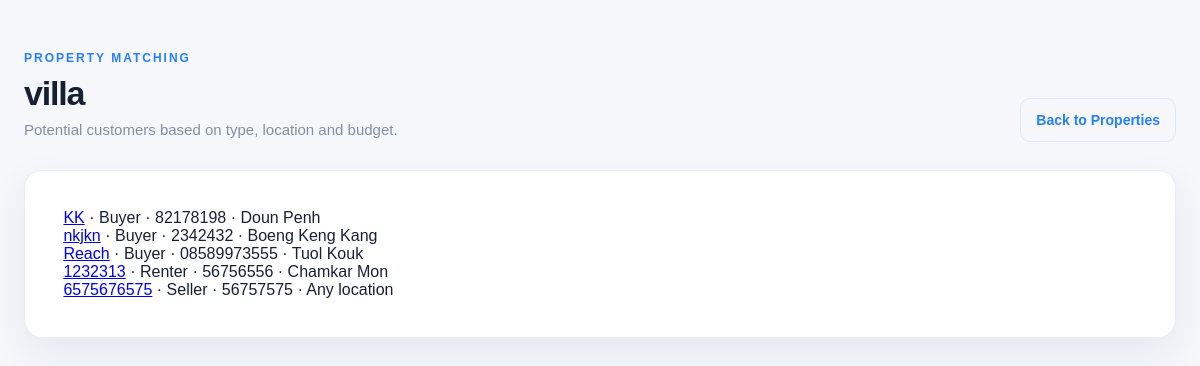
The page /crm/properties/12/interested-customers/ (signed in) on the database its author committed.
### properties/models.py (models this page shows, shortened)
class Property(models.Model):
    LISTING_TYPES = [
        ('SALE', 'For Sale'),
        ('RENT', 'For Rent'),
    ]
    PROPERTY_TYPES = [
        ('HOUSE', 'House'),
        ('VILLA', 'Villa'),
        ('TWIN_VILLA', 'Twin Villa'),
        ('LINK_HOUSE', 'Link House'),
        ('CONDO', 'Condo'),
        ('LAND', 'Land'),
        ('SHOPHOUSE', 'Shophouse'),
        ('APARTMENT', 'Apartment'),
        ('COMMERCIAL', 'Commercial Property'),
        ('OTHER', 'Other'),
    ]
    STATUS_CHOICES = [
        ('AVAILABLE', 'Available'),
        ('SOLD', 'Sold'),
        ('RENTED', 'Rented'),
        ('PENDING', 'Pending'),
        ('RESERVED', 'Reserved'),
    ]
    title = models.CharField(max_length=200)
    listing_type = models.CharField(
        max_length=10,
        choices=LISTING_TYPES,
        default='SALE'
    )
    property_type = models.CharField(
        max_length=20,
        choices=PROPERTY_TYPES
    )
    price = models.DecimalField(
        max_digits=12,
        decimal_places=2
    )
    monthly_rent = models.DecimalField(max_digits=12, decimal_places=2, default=0)
    location = models.CharField(max_length=255)
    city = models.CharField(max_length=100, blank=True)
    district = models.CharField(max_length=100, blank=True)
    commune = models.CharField(max_length=100, blank=True)
    bedrooms = models.PositiveIntegerField(default=0)
    bathrooms = models.PositiveIntegerField(default=0)
    area = models.DecimalField(
        max_digits=10,
        decimal_places=2
    )
    land_size = models.DecimalField(max_digits=10, decimal_places=2, default=0)
    house_size = models.DecimalField(max_digits=10, decimal_places=2, default=0)
    owner = models.ForeignKey('customers.Customer', on_delete=models.SET_NULL, null=True, blank=True, related_name='owned_properties')
    agent = models.ForeignKey('accounts.User', on_delete=models.SET_NULL, null=True, blank=True, related_name='properties')
    description = models.TextField(blank=True)
    image = models.ImageField(
        upload_to='properties/',
        blank=True,
        null=True
    )
    features = models.TextField(
        blank=True,
        help_text="Swimming pool, garden, parking, elevator"
    )
    swimming_pool = models.BooleanField(default=False)
    parking = models.BooleanField(default=False)
    garden = models.BooleanField(default=False)
    furnished = models.BooleanField(default=False)
    status = models.CharField(
        max_length=20,
        choices=STATUS_CHOICES,
        default='AVAILABLE'
    )
    created_at = models.DateTimeField(auto_now_add=True)

### customers/models.py (models this page shows, shortened)
class Customer(models.Model):
    CUSTOMER_TYPES = [
        ('BUYER', 'Buyer'),
        ('SELLER', 'Seller'),
        ('RENTER', 'Renter'),
        ('RENT_OWNER', 'Property Rent Owner'),
    ]
    PRICE_NEGOTIABILITY_CHOICES = [
        ('NEGOTIABLE', 'Negotiable'),
        ('FIXED', 'Not negotiable'),
    ]
    TITLE_TYPE_CHOICES = [
        ('HARD', 'Hard Title'),
        ('SOFT', 'Soft Title'),
    ]
    name = models.CharField(max_length=200)
    phone = models.CharField(max_length=30)
    email = models.EmailField(blank=True, null=True)
    customer_type = models.CharField(
        max_length=20,
        choices=CUSTOMER_TYPES,
        default='BUYER'
    )
    minimum_budget = models.DecimalField(
        max_digits=12,
        decimal_places=2,
        default=0
    )
    budget = models.DecimalField(
        max_digits=12,
        decimal_places=2,
        default=0
    )
    preferred_location = models.CharField(
        max_length=255,
        blank=True
    )
    preferred_bedrooms = models.PositiveIntegerField(default=0)
    preferred_bathrooms = models.PositiveIntegerField(default=0)
    requirements = models.TextField(
        blank=True,
        help_text="Example: Swimming pool, parking, garden"
    )
    notes = models.TextField(blank=True)
    assigned_agent = models.ForeignKey(
        settings.AUTH_USER_MODEL, on_delete=models.SET_NULL,
        null=True, blank=True, related_name='customers'
    )
    property_type = models.CharField(max_length=30, blank=True)
    city = models.CharField(max_length=100, blank=True)
    district = models.CharField(max_length=100, blank=True)
    commune = models.CharField(max_length=100, blank=True)
    preferred_city = models.CharField(max_length=100, blank=True)
    preferred_district = models.CharField(max_length=100, blank=True)
    preferred_commune = models.CharField(max_length=100, blank=True)
    owner_property_title = models.CharField(max_length=200, blank=True)
    asking_price = models.DecimalField(max_digits=12, decimal_places=2, null=True, blank=True)
    price_negotiability = models.CharField(max_length=12, choices=PRICE_NEGOTIABILITY_CHOICES, blank=True)
    title_type = models.CharField(max_length=10, choices=TITLE_TYPE_CHOICES, blank=True)
    owner_bedrooms = models.CharField(max_length=10, blank=True)
    owner_bathrooms = models.CharField(max_length=10, blank=True)
    land_size = models.DecimalField(max_digits=10, decimal_places=2, null=True, blank=True)
    house_size = models.DecimalField(max_digits=10, decimal_places=2, null=True, blank=True)
    furnished_status = models.CharField(max_length=20, blank=True)
    property_description = models.TextField(blank=True)
    owner_requirements = models.TextField(blank=True)
    created_at = models.DateTimeField(auto_now_add=True)

### properties/views.py (the view)
# urls.py: path('<int:pk>/interested-customers/', views.property_interested_customers, name='property_interested_customers'),
@login_required
def property_interested_customers(request, pk):
    if getattr(request.user, 'role', '') == 'PROPERTY':
        raise PermissionDenied
    from customers.models import Customer
    from django.db.models import Q
    property_obj = get_object_or_404(Property, pk=pk)
    if not (request.user.is_superuser or getattr(request.user, 'role', '') == 'ADMIN') and property_obj.agent_id != request.user.id:
        from django.core.exceptions import PermissionDenied
        raise PermissionDenied
    customers = Customer.objects.filter(customer_type__in=['BUYER', 'SELLER', 'RENTER', 'RENT_OWNER'])
    if not (request.user.is_superuser or getattr(request.user, 'role', '') == 'ADMIN'):
        customers = customers.filter(assigned_agent=request.user)
    if property_obj.property_type:
        customers = customers.filter(Q(property_type='') | Q(property_type=property_obj.property_type))
    customers = customers.filter(Q(preferred_location='') | Q(preferred_location__icontains=property_obj.location) | Q(preferred_city='') | Q(preferred_city__icontains=property_obj.city))
    ceiling = property_obj.monthly_rent if property_obj.listing_type == 'RENT' else property_obj.price
    customers = customers.filter(Q(budget=0) | Q(budget__gte=ceiling))
    return render(request, 'properties/interested_customers.html', {'property': property_obj, 'customers': customers.distinct()})

### templates/properties/interested_customers.html
{% load static %}<!doctype html><html lang="en"><head><meta charset="utf-8"><meta name="viewport" content="width=device-width, initial-scale=1"><title>Interested customers | LGS CRM</title><link rel="stylesheet" href="{% static 'css/style.css' %}"></head><body><main class="form-page"><header class="form-header"><div><span class="eyebrow">PROPERTY MATCHING</span><h1>{{ property.title }}</h1><p>Potential customers based on type, location and budget.</p></div><a class="back-btn" href="{% url 'property_list' %}">Back to Properties</a></header><section class="form-card">{% for customer in customers %}<p><a href="{% url 'customer_detail' customer.pk %}">{{ customer.name }}</a> · {{ customer.get_customer_type_display }} · {{ customer.phone }} · {{ customer.preferred_location|default:customer.preferred_city|default:'Any location' }}</p>{% empty %}<p>No customers currently match.</p>{% endfor %}</section></main></body></html>

### static/css/style.css (style rules this page uses)
* { margin: 0; padding: 0; box-sizing: border-box; }
body { font-family: Arial, Helvetica, sans-serif; background: #f5f7fb; color: #172033; }
.eyebrow { color: #267eff; font-size: 12px; font-weight: 700; letter-spacing: 2px; }
.form-page { width: min(1200px, calc(100% - 48px)); margin: clamp(24px, 4vw, 48px) auto 64px; }
.form-header { display: flex; justify-content: space-between; align-items: flex-end; gap: 24px; margin-bottom: 28px; }
.form-header h1 { margin: 8px 0 6px; font-size: clamp(26px, 3vw, 34px); line-height: 1.15; letter-spacing: -0.035em; }
.form-header p { color: #8290a5; font-size: 15px; line-height: 1.5; }
.back-btn { display: inline-flex; align-items: center; justify-content: center; min-height: 44px; padding: 0 15px; color: #267eff; text-decoration: none; font-size: 14px; font-weight: 700; border: 1px solid #dce7f8; border-radius: 10px; white-space: nowrap; transition: background-color .18s ease, border-color .18s ease; }
.form-card { background: white; padding: clamp(22px, 3.2vw, 40px); border: 1px solid #e7edf5; border-radius: 18px; box-shadow: 0 14px 40px rgba(20, 40, 80, 0.07); }

### rows shown on the page
Property: title "villa"
Customer: name "KK", customer_type "Buyer", phone "82178198", preferred_location "Doun Penh"
Customer: name "nkjkn", customer_type "Buyer", phone "2342432", preferred_location "Boeng Keng Kang"
Customer: name "Reach", customer_type "Buyer", phone "08589973555", preferred_location "Tuol Kouk"
Customer: name "1232313", customer_type "Renter", phone "56756556", preferred_location "Chamkar Mon"
Customer: name "6575676575", customer_type "Seller", phone "56757575", preferred_location "Any location"
